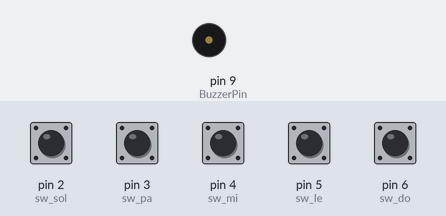
Bench run of a sketch on a simulated Arduino Uno, built with avr-gcc and run on an emulated ATmega328P. Shown: buzzer (waves = sounding). Inputs (shaded band) come from the test bench; at power-on: pin 2 (sw_sol), pin 3 (sw_pa), pin 4 (sw_mi), pin 5 (sw_le), pin 6 (sw_do) HIGH.

Above: at 1.2 s.
1.3 s: pin 3 (sw_pa) pulled LOW for 1 s
At 1.45 s:
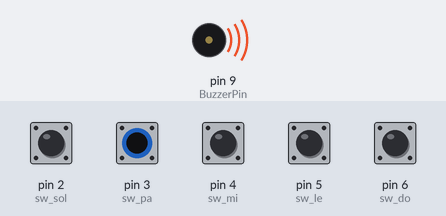
Timing chart, 0 to 4.3 s (numbered marks = the images above; inputs shaded):
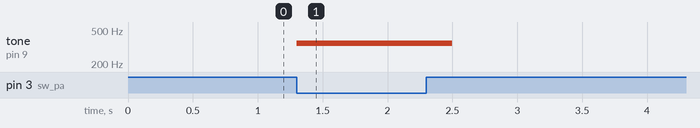

The sketch:

_10_1.ino
```cpp
#define NOTE_C4  262 //도
#define NOTE_D4  294 //레
#define NOTE_E4  330 //미
#define NOTE_F4  349 //파
#define NOTE_G4  392 //솔

int BuzzerPin = 9; //부저핀

int sw_do = 6;  //스위치 도 핀
int sw_le = 5;  //스위치 레 핀
int sw_mi = 4;  //스위치 미 핀
int sw_pa = 3;  //스위치 파 핀
int sw_sol = 2; //스위치 솔 핀

void setup() {
  pinMode(sw_do,INPUT_PULLUP); //스위치핀을 풀업 입력으로 설정
  pinMode(sw_le,INPUT_PULLUP); //스위치핀을 풀업 입력으로 설정
  pinMode(sw_mi,INPUT_PULLUP); //스위치핀을 풀업 입력으로 설정
  pinMode(sw_pa,INPUT_PULLUP); //스위치핀을 풀업 입력으로 설정
  pinMode(sw_sol,INPUT_PULLUP); //스위치핀을 풀업 입력으로 설정

  pinMode(BuzzerPin, OUTPUT); //부저핀을 출력으로 설정
}

void loop() {
  int sw_do_state = digitalRead(sw_do); //스위치 상태에 현재 스위치 값을 저장
  int sw_le_state = digitalRead(sw_le); //스위치 상태에 현재 스위치 값을 저장
  int sw_mi_state = digitalRead(sw_mi); //스위치 상태에 현재 스위치 값을 저장
  int sw_pa_state = digitalRead(sw_pa); //스위치 상태에 현재 스위치 값을 저장
  int sw_sol_state = digitalRead(sw_sol); //스위치 상태에 현재 스위치 값을 저장


  if(sw_do_state == 0) //스위치가 눌렀다면
  {
      tone(BuzzerPin,NOTE_C4); //도
      delay(300);
  }
  else if(sw_do_state == 1) //스위치가 눌리지 않았다면
  {
      noTone(BuzzerPin);   //핀의 출력을 끈다
  }

  if(sw_le_state == 0) //스위치가 눌렀다면
  {
      tone(BuzzerPin,NOTE_D4); //레
      delay(300);
  }
  else if(sw_le_state == 1) //스위치가 눌리지 않았다면
  {
      noTone(BuzzerPin);   //핀의 출력을 끈다
  }

  if(sw_mi_state == 0) //스위치가 눌렀다면
  {
      tone(BuzzerPin,NOTE_E4); //미
      delay(300);
  }
  else if(sw_mi_state == 1) //스위치가 눌리지 않았다면
  {
      noTone(BuzzerPin);   //핀의 출력을 끈다
  }

  if(sw_pa_state == 0) //스위치가 눌렀다면
  {
      tone(BuzzerPin,NOTE_F4); //파
      delay(300);
  }
  else if(sw_pa_state == 1) //스위치가 눌리지 않았다면
  {
      noTone(BuzzerPin);   //핀의 출력을 끈다
  }

  if(sw_sol_state == 0) //스위치가 눌렀다면
  {
      tone(BuzzerPin,NOTE_G4); //솔
      delay(300);
  }
  else if(sw_sol_state == 1) //스위치가 눌리지 않았다면
  {
      noTone(BuzzerPin);   //핀의 출력을 끈다
  }

}
```

Measured:
- after the input at 1.3 s, tone on pin 9 (BuzzerPin): silent → 349 Hz at once, → silent 1.2 s later
